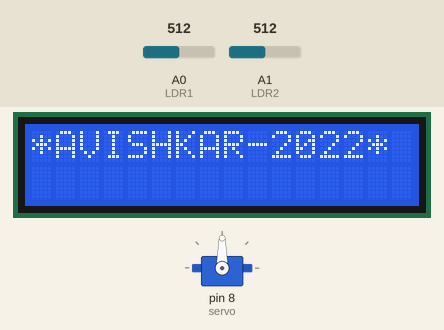
Simulated run of this sketch. Board: Arduino Uno, built with avr-gcc and run on an emulated ATmega328P. On the bench: 16×2 character LCD, servo. The test bench sets the inputs (shaded band); at power-on: A0 (LDR1) = 512, A1 (LDR2) = 512.

Above: at 2.2 s.
2.3 s: A0 (LDR1) set to 533
At 3.24 s:
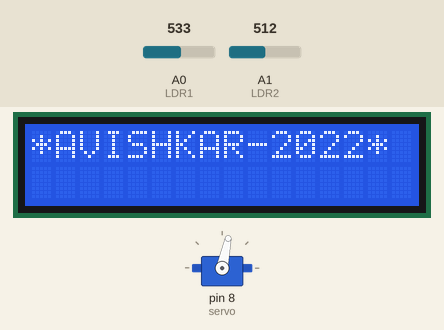
4.8 s: A1 (LDR2) set to 540
At 4.8 s:
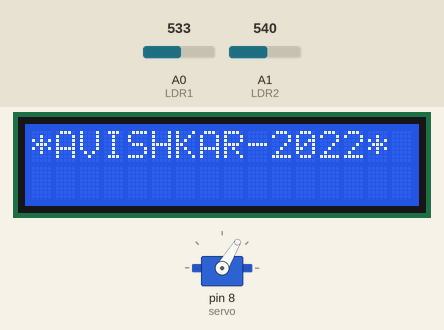
6.3 s: A1 (LDR2) set to 511
At 7.91 s:
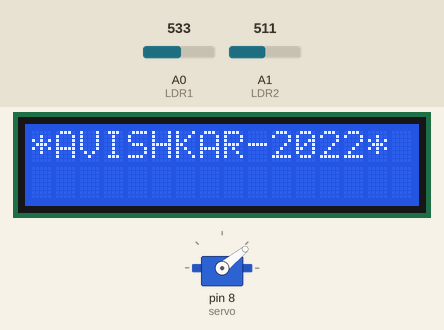
9.3 s: A1 (LDR2) set to 716
11.1 s: A0 (LDR1) set to 687
12.6 s: A0 (LDR1) set to 719
At 12.6 s:
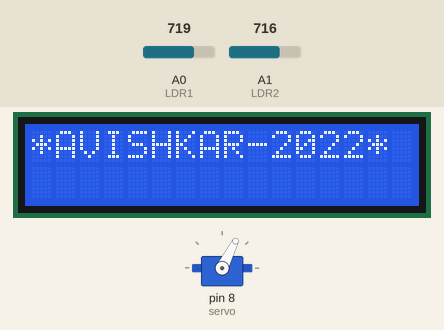
Timing chart, 0 to 15.1 s (numbered marks = the images above; inputs shaded):
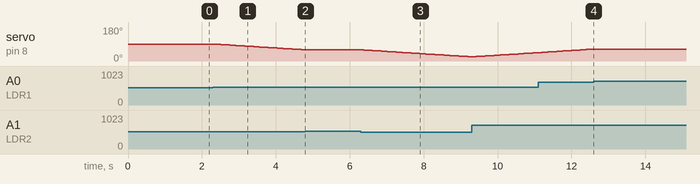

Measured:
- the behaviour switches between 522 and 523 on A0 (LDR1) (found by bisection; images 0 and 1)
- the behaviour switches between 522 and 523 on A1 (LDR2) (found by bisection; images 1 and 2)
- the behaviour switches between 705 and 706 on A0 (LDR1) (found by bisection; images 3 and 4)
- after the input at 2.3 s, servo on pin 8 (servo): moves from 90° to 59° over 2.4 s, starting after 0.05 s
- after the input at 4.8 s, servo on pin 8 (servo): stays 59° (without the input it goes to 58° after 0.04 s)
- after the input at 6.3 s, servo on pin 8 (servo): moves from 59° to 22° over 2.9 s, starting after 0.07 s
- after the input at 12.6 s, servo on pin 8 (servo): stays 63° (without the input it goes to 64° after 0.05 s)

The sketch:

LDR___LCD.ino
```cpp
#include <LiquidCrystal.h>
#include <Servo.h>
//Define the LDR sensor pins
#define LDR1 A0
#define LDR2 A1
//Define the error value. You can change it as you like
#define error 10
//Starting point of the servo motor
int Spoint =  90;
const int rs = 12, en = 11, d4 = 6, d5 = 5, d6 = 4, d7 = 3;
LiquidCrystal lcd(rs, en, d4, d5, d6, d7);
//Create an object for the servo motor
Servo servo;

void setup() {
  lcd.begin(16, 2);  // set up the LCD's number of columns and rows:

  lcd.print("*AVISHKAR-2022*");  // Print a text to the LCD.
//Include servo motor PWM pin
  servo.attach(8);
//Set the starting point of the servo
  servo.write(Spoint);
  delay(1000);

}

void loop() {
//Get the LDR sensor value
  int ldr1 = analogRead(LDR1);
//Get the LDR sensor value
  int ldr2 = analogRead(LDR2);

//Get the difference of these values
  int value1 = abs(ldr1 - ldr2);
  int value2 = abs(ldr2 - ldr1);

//Check these values using a IF condition
  if ((value1 <= error) || (value2 <= error)) {

  } else {
    if (ldr1 > ldr2) {
      Spoint = --Spoint;
    }
    if (ldr1 < ldr2) {
      Spoint = ++Spoint;
    }
  }

//Write values on the servo motor
  servo.write(Spoint);
  delay(80);
  lcd.setCursor(0, 1);

}
```
